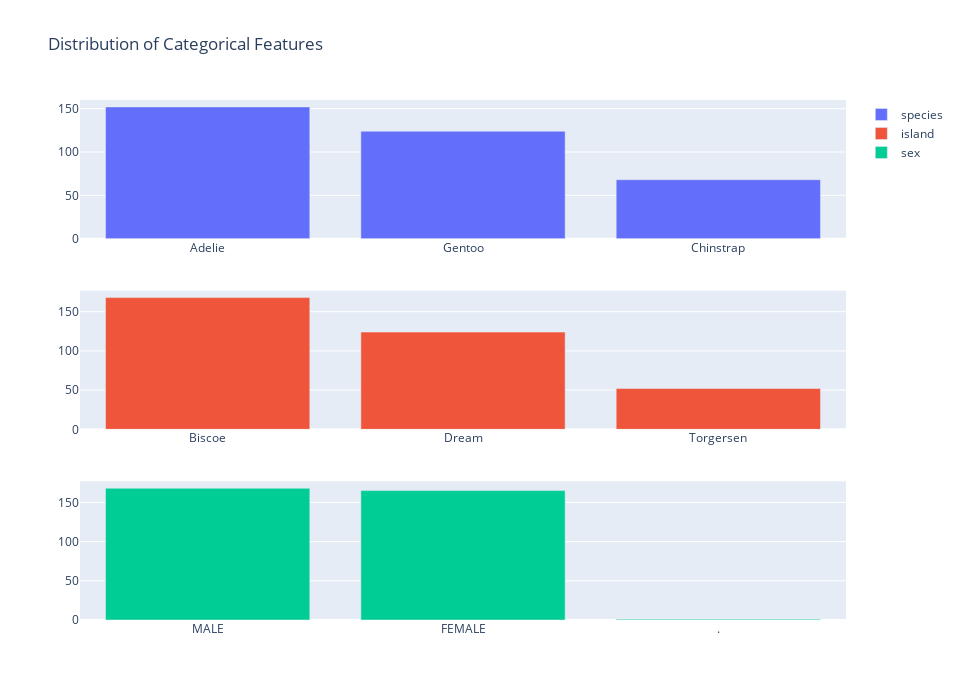

The notebook cell this image was saved under:
### Markdown cell above
Let's visualize the distribution of categorical features.

### Code cell
import plotly.express as px
import plotly.graph_objs as go
from plotly.subplots import make_subplots


fig = make_subplots(rows=3, cols=1)

fig.add_trace(go.Bar(x=species_distribution.index, y=species_distribution.values, name='species'), row=1, col=1)
fig.add_trace(go.Bar(x=island_distribution.index, y=island_distribution.values, name='island'), row=2, col=1)
fig.add_trace(go.Bar(x=sex_distribution.index, y=sex_distribution.values, name='sex'), row=3, col=1)

fig.update_layout(height=700, width=960, title_text="Distribution of Categorical Features")
fig.show()

### Figure 1 — Plotly figure (JSON) as saved in the notebook; plotly's stock layout.template omitted (floating-point values rounded to 4 significant figures)
{"data": [{"name": "species", "type": "bar", "x": ["Adelie", "Gentoo", "Chinstrap"], "xaxis": "x", "y": [152, 124, 68], "yaxis": "y"}, {"name": "island", "type": "bar", "x": ["Biscoe", "Dream", "Torgersen"], "xaxis": "x2", "y": [168, 124, 52], "yaxis": "y2"}, {"name": "sex", "type": "bar", "x": ["MALE", "FEMALE", "."], "xaxis": "x3", "y": [168, 165, 1], "yaxis": "y3"}], "layout": {"height": 700, "title": {"text": "Distribution of Categorical Features"}, "width": 960, "xaxis": {"anchor": "y", "autorange": true, "domain": [0, 1], "range": [-0.5, 2.5], "type": "category"}, "xaxis2": {"anchor": "y2", "autorange": true, "domain": [0, 1], "range": [-0.5, 2.5], "type": "category"}, "xaxis3": {"anchor": "y3", "autorange": true, "domain": [0, 1], "range": [-0.5, 2.5], "type": "category"}, "yaxis": {"anchor": "x", "autorange": true, "domain": [0.7333, 1], "range": [0, 160], "type": "linear"}, "yaxis2": {"anchor": "x2", "autorange": true, "domain": [0.3667, 0.6333], "range": [0, 176.8], "type": "linear"}, "yaxis3": {"anchor": "x3", "autorange": true, "domain": [0, 0.2667], "range": [0, 176.8], "type": "linear"}}}
